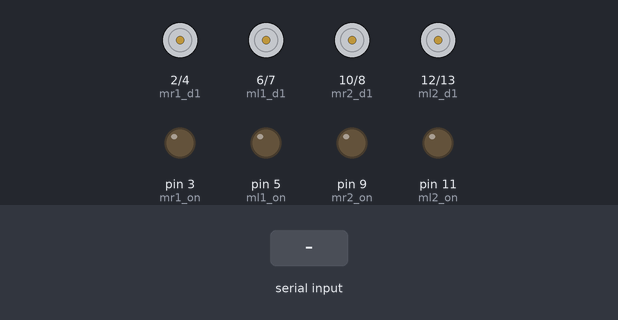
This sketch was run on a simulated Arduino Uno, built with avr-gcc and run on an emulated ATmega328P. Shown: motor-driver pin pairs drawn as motors (green arrow = first pin HIGH = forward, orange = second pin HIGH = backward, longer = more drive), output pins drawn as LEDs (lit = HIGH). The test bench sets the inputs (shaded band).

Above: at 1.2 s.
1.3 s: "b" received over Serial
At 2.7 s:
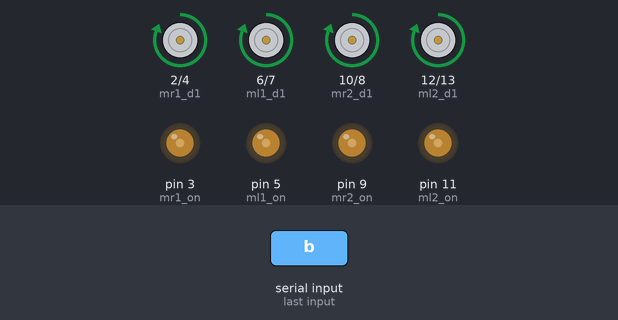
3.0 s: "a" received over Serial
At 4.2 s:
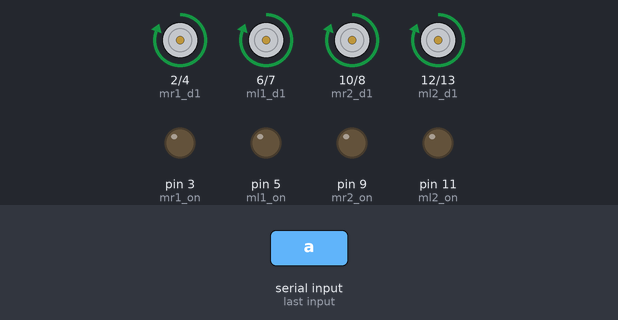
5.0 s: "c" received over Serial
At 6.7 s:
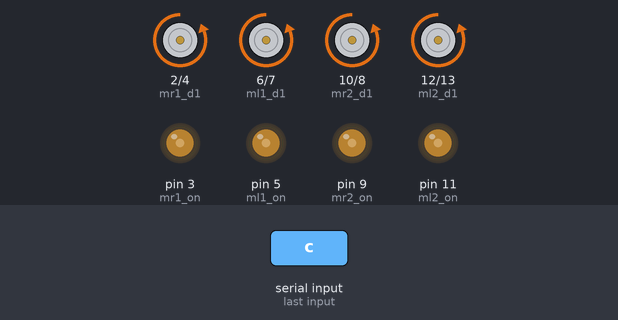
7.0 s: "d" received over Serial
At 8.1 s:
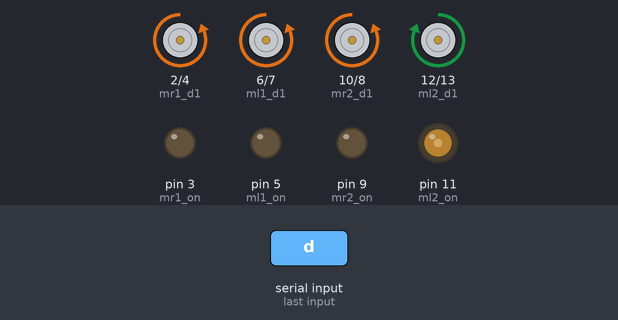
8.5 s: "e" received over Serial
At 9.3 s:
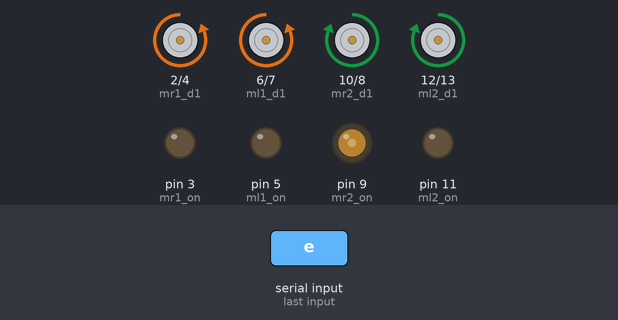
10.0 s: "a" received over Serial
At 10.4 s:
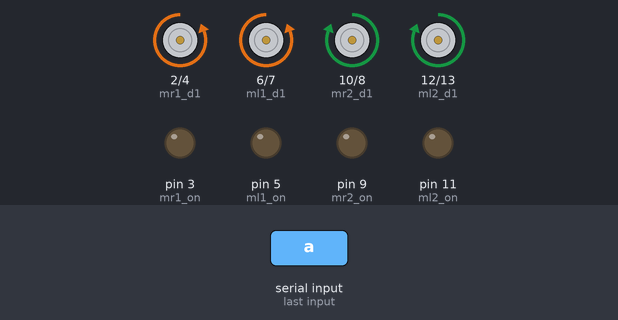
Timing chart, 0 to 12.5 s (numbered marks = the images above; inputs shaded):
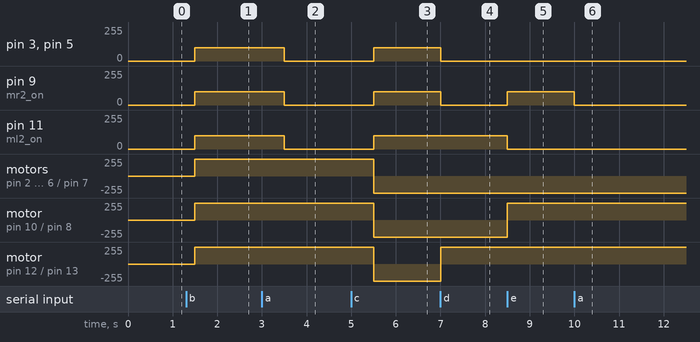

The sketch:

stage1.ino
```cpp
//motor right one
# define mr1_on 3
#define mr1_d1 2
#define mr1_d2 4

//motor right two
# define mr2_on 9
#define mr2_d1 10
#define mr2_d2 8

//motor left one
# define ml1_on 5
#define ml1_d1 6
#define ml1_d2 7

//motor left two
#define ml2_on 11
#define ml2_d1 12
#define ml2_d2 13


void pause ()
{
  analogWrite(mr1_on,0);
  analogWrite(mr2_on,0);
  analogWrite(ml1_on,0);
  analogWrite(ml2_on,0);
}
void forward ()
{
 analogWrite(mr1_on,100);
 analogWrite(mr2_on,100);
 analogWrite(ml1_on,100);
 analogWrite(ml2_on,100);

digitalWrite(mr1_d1,HIGH);
digitalWrite(mr1_d2,LOW);

digitalWrite(mr2_d1,HIGH);
digitalWrite(mr2_d2,LOW);

digitalWrite(ml1_d1,HIGH);
digitalWrite(ml1_d2,LOW);

digitalWrite(ml2_d1,HIGH);
digitalWrite(ml2_d2,LOW);
}
void backward ()
{
analogWrite(mr1_on,100);
 analogWrite(mr2_on,100);
 analogWrite(ml1_on,100);
 analogWrite(ml2_on,100);

digitalWrite(mr1_d1,LOW);
digitalWrite(mr1_d2,HIGH);

digitalWrite(mr2_d1,LOW);
digitalWrite(mr2_d2,HIGH);

digitalWrite(ml1_d1,LOW);
digitalWrite(ml1_d2,HIGH);

digitalWrite(ml2_d1,LOW);
digitalWrite(ml2_d2,HIGH);
}
//to move car right only motor left 2 will work
void right ()
{
 analogWrite(ml2_on,100);
  analogWrite(mr1_on,0);
  analogWrite(mr2_on,0);
  analogWrite(ml1_on,0);
 digitalWrite(ml2_d1,HIGH);
 digitalWrite(ml2_d2,LOW);
}
//to move car left only motor right 2 will work
void left ()
{
analogWrite(mr2_on,100);
analogWrite(mr1_on,0);
analogWrite(ml1_on,0);
analogWrite(ml2_on,0);
digitalWrite(mr2_d1,HIGH);
digitalWrite(mr2_d2,LOW);

}
char action;
void setup() {

  pinMode(mr1_on,OUTPUT);
  pinMode(mr1_d1,OUTPUT);
  pinMode(mr1_d2,OUTPUT);

  pinMode(mr2_on,OUTPUT);
  pinMode(mr2_d1,OUTPUT);
  pinMode(mr2_d2,OUTPUT);

  pinMode(ml1_on,OUTPUT);
  pinMode(ml1_d1,OUTPUT);
  pinMode(ml1_d2,OUTPUT);

  pinMode(ml2_on,OUTPUT);
  pinMode(ml2_d1,OUTPUT);
  pinMode(ml2_d2,OUTPUT);
  Serial.begin(9600);
  // put your setup code here, to run once:

}

void loop() {
  // put your main code here, to run repeatedly:

if (Serial.available() >0)

  {
      action= Serial.read();
  }


if(action =='a')
pause();

if(action =='b')
forward();

if(action =='c')
backward();

if(action =='d')
right();

if(action =='e')
left();

delay(500);
}
```

main.c
```cpp
#include <avr/io.h>
#include <util/delay.h>
int sum (uint8_t a, uint8_t b)
{
	uint8_t c;
	c=a+b;
	return c;
}
int subtract (uint8_t a, uint8_t b)
{
	int8_t c;
	c=a-b;
	return c;
}

int main(void)
{

}
```

Measured:
- after the input at 1.3 s, pin 3 (mr1_on), pin 5 (ml1_on), pin 9 (mr2_on), pin 11 (ml2_on): 0/255 → 100/255 after 0.20 s; motor on pin 2 (mr1_d1) / pin 4 (mr1_d2), motor on pin 6 (ml1_d1) / pin 7 (ml1_d2), motor on pin 10 (mr2_d1) / pin 8 (mr2_d2), motor on pin 12 (ml2_d1) / pin 13 (ml2_d2): stopped → forward 255/255 after 0.20 s
- after the input at 3.0 s, pin 3 (mr1_on), pin 5 (ml1_on), pin 9 (mr2_on), pin 11 (ml2_on): 100/255 → 0/255 after 0.50 s
- after the input at 5.0 s, pin 3 (mr1_on), pin 5 (ml1_on), pin 9 (mr2_on), pin 11 (ml2_on): 0/255 → 100/255 after 0.50 s; motor on pin 2 (mr1_d1) / pin 4 (mr1_d2), motor on pin 6 (ml1_d1) / pin 7 (ml1_d2), motor on pin 10 (mr2_d1) / pin 8 (mr2_d2), motor on pin 12 (ml2_d1) / pin 13 (ml2_d2): forward 255/255 → backward 255/255 after 0.50 s
- after the input at 7.0 s, pin 3 (mr1_on), pin 5 (ml1_on), pin 9 (mr2_on): 100/255 → 0/255 at once; motor on pin 12 (ml2_d1) / pin 13 (ml2_d2): backward 255/255 → forward 255/255 at once
- after the input at 8.5 s, pin 9 (mr2_on): 0/255 → 100/255 at once; pin 11 (ml2_on): 100/255 → 0/255 at once; motor on pin 10 (mr2_d1) / pin 8 (mr2_d2): backward 255/255 → forward 255/255 at once
- after the input at 10.0 s, pin 9 (mr2_on): 100/255 → 0/255 at once
